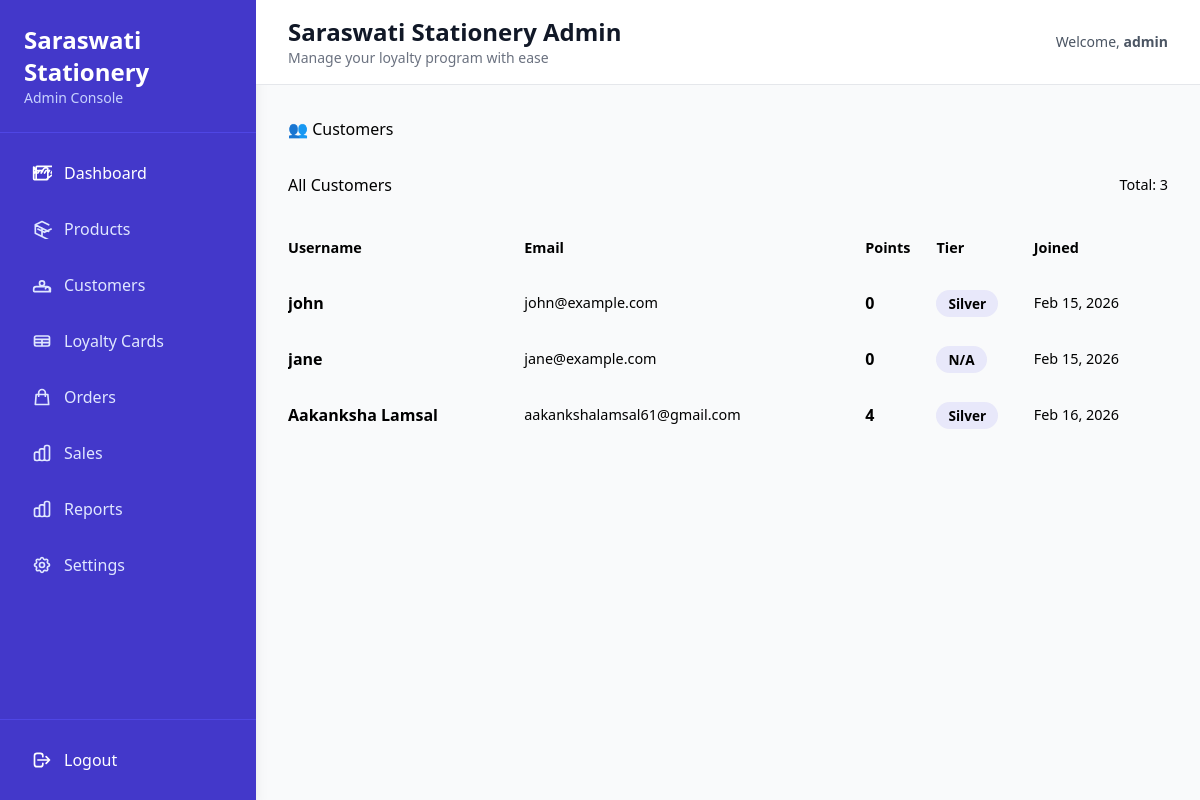
The page /admin/customers (signed in) on the database as committed earlier.
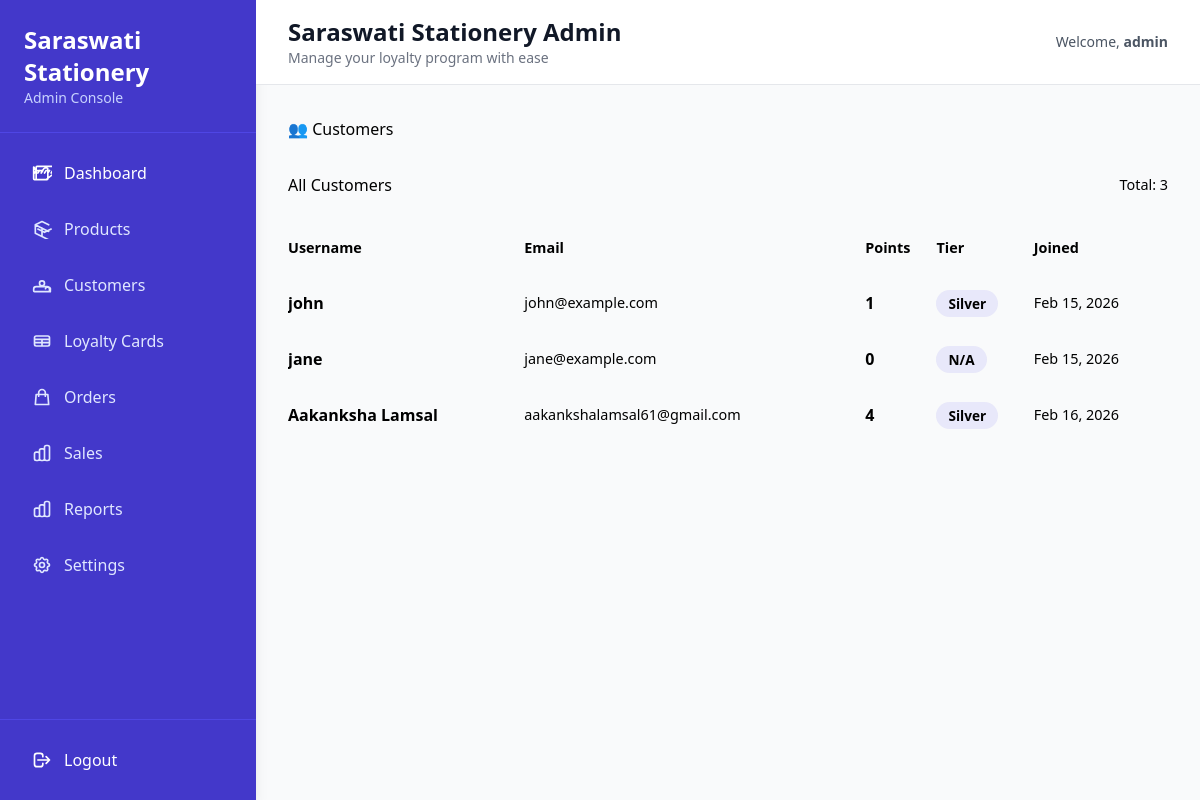
The same page on the database as committed later.
### models.py (models this page shows, shortened)
class User(UserMixin, db.Model):
    id = db.Column(db.Integer, primary_key=True)
    username = db.Column(db.String(150), unique=True, nullable=False)
    email = db.Column(db.String(150), unique=True, nullable=False)
    password = db.Column(db.String(150), nullable=False)
    role = db.Column(db.String(50), default='customer') # 'admin' or 'customer'
    created_at = db.Column(db.DateTime, default=datetime.utcnow)
    sales = db.relationship('Sale', backref='user', lazy=True)
    loyalty_card = db.relationship('LoyaltyCard', backref='user', uselist=False, lazy=True)
    @property
    def is_admin(self):
        return self.role == 'admin'

class LoyaltyCard(db.Model):
    id = db.Column(db.Integer, primary_key=True)
    user_id = db.Column(db.Integer, db.ForeignKey('user.id'), unique=True, nullable=False)
    points = db.Column(db.Integer, default=0)
    tier = db.Column(db.String(50), default='Silver') # Silver, Gold, Platinum

### app.py (the view)
@app.route('/admin/customers')
@login_required
def admin_customers():
    if not current_user.is_admin:
        abort(403)
    customers = User.query.filter_by(role='customer').all()
    return render_template('admin/customers.html', customers=customers)

### app.py (called while the page is built)
@login_manager.user_loader
def load_user(user_id):
    return User.query.get(int(user_id))

### templates/admin/customers.html
{% extends "admin/base_admin.html" %}
{% block content %}
<h2 style="margin-bottom: 2rem;">👥 Customers</h2>
<div class="card">
    <div style="display: flex; justify-content: space-between; align-items: center; margin-bottom: 1.5rem;">
        <h3>All Customers</h3>
        <p style="color: var(--text-muted); font-size: 0.9rem;">Total: {{ customers|length }}</p>
    </div>
    <div style="overflow-x: auto;">
        <table style="width: 100%; border-collapse: collapse;">
            <thead>
                <tr style="text-align: left; border-bottom: 2px solid var(--border); color: var(--text-muted); font-size: 0.9rem;">
                    <th style="padding: 1rem 0;">Username</th>
                    <th style="padding: 1rem 0;">Email</th>
                    <th style="padding: 1rem 0;">Points</th>
                    <th style="padding: 1rem 0;">Tier</th>
                    <th style="padding: 1rem 0;">Joined</th>
                </tr>
            </thead>
            <tbody>
                {% for customer in customers %}
                <tr style="border-bottom: 1px solid var(--border);">
                    <td style="padding: 1rem 0; font-weight: 600;">{{ customer.username }}</td>
                    <td style="padding: 1rem 0; color: var(--text-muted); font-size: 0.9rem;">{{ customer.email }}</td>
                    <td style="padding: 1rem 0; font-weight: 700; color: var(--primary);">{{ customer.loyalty_card.points if customer.loyalty_card else 0 }}</td>
                    <td style="padding: 1rem 0;">
                        <span style="background: rgba(79, 70, 229, 0.1); color: var(--primary); padding: 0.25rem 0.75rem; border-radius: 2rem; font-size: 0.85rem; font-weight: 600;">
                            {{ customer.loyalty_card.tier if customer.loyalty_card else 'N/A' }}
                        </span>
                    </td>
                    <td style="padding: 1rem 0; color: var(--text-muted); font-size: 0.9rem;">{{ customer.created_at.strftime('%b %d, %Y') if customer.created_at else 'N/A' }}</td>
                </tr>
                {% else %}
                <tr>
                    <td colspan="5" style="padding: 2rem; text-align: center; color: var(--text-muted);">No customers found.</td>
                </tr>
                {% endfor %}
            </tbody>
        </table>
    </div>
</div>
{% endblock %}

Rows that differ between the two databases and show on the page:
changed through a linked row, User "john": loyalty_card "0" → "1"
